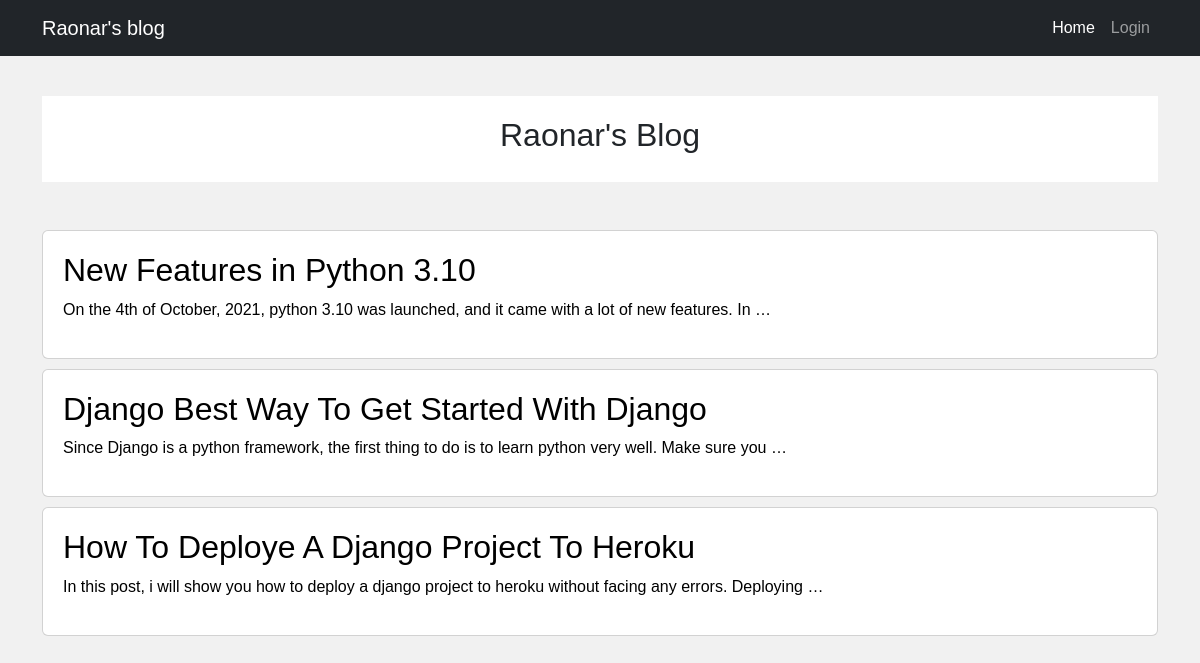
The page / on the database its author committed.
### posts/models.py (models this page shows, shortened)
class Posts(models.Model):
  title = models.CharField(max_length=100)
  body = models.CharField(max_length=1000000)

### posts/views.py (the view)
# urls.py: path("", views.index, name="index"),
def index(request):
    search_query = request.GET.get('q', '')
    posts = Posts.objects.all()
    if search_query and request.user.is_authenticated:
        posts = posts.filter(Q(title__icontains=search_query))
        if not posts:
          return render(request, "index.html", {"post_not_found": True})
    paginator = Paginator(posts, 3)
    page = request.GET.get("page")
    all_posts = paginator.get_page(page)
    return render(request, "index.html", {"posts": all_posts, "search_query": search_query})

### templates/index.html (shortened to what this page needs)
{% extends "base.html" %}
  {% block active-home-navlink %} active {% endblock active-home-navlink %}
  {% block content %}
    <div class="container">
      <div class="header" id="title">
        <h2>Raonar's Blog</h2>
      </div>
      <div class="row my-5">
        <div class="leftcolumn">
          {% for post in posts reversed %}
            <div class="card">
              <a style="text-decoration: none; color: black;" href="/post/{{post.id}}">
                <h2>{{post.title}}</h2>
                <p>{{post.body|truncatewords:20}}</p>
              </a>
            </div>
          {% endfor %}
        </div>
      </div>
    </div>
{% endblock content %}

### templates/base.html (shortened to what this page needs)
{% load static %}
<!DOCTYPE html>
<html lang="en">
<head>
  <link href="https://cdn.jsdelivr.net/npm/bootstrap@5.3.2/dist/css/bootstrap.min.css" rel="stylesheet">
</head>
<body>
  {% block navbar %}
    <nav class="navbar navbar-expand-lg navbar-dark bg-dark">
      <div class="container">
        <a class="navbar-brand" href="{% url 'index' %}">Raonar's blog</a>
        <div class="collapse navbar-collapse" id="navbarSupportedContent">
          <ul class="navbar-nav
          {% block nav-margin %}
          {% if user.is_authenticated %}
            mx-auto
          {% else %}
            ms-auto
          {% endif %}
          {% endblock nav-margin %} mb-2 mb-lg-0">
            <li class="nav-item">
              <a class="nav-link {% block active-home-navlink %} {% endblock active-home-navlink %}" aria-current="page" href="{% url 'index' %}">Home</a>
            </li>
            {% if user.is_authenticated %}
              <li class="nav-item">
                <a class="nav-link" href="{% url 'logout' %}">Logout</a>
              </li>
            {% else %}
              <li class="nav-item">
                <a class="nav-link" href="{% url 'login' %}">Login</a>
              </li>
            {% endif %}
          </ul>
        </div>
      </div>
    </nav>
  {% endblock navbar %}
  {% block content %}
  {% endblock content %}
</body>
</html>

### templates/index.html (style rules this page uses)
* { box-sizing: border-box; }
body { font-family: Arial; background: #f1f1f1; }
.header { padding: 20px; font-size: 40px; text-align: center; background: white; margin-top: 40px; }
.leftcolumn { float: left; width: 100%; }
.card { background-color: white; padding: 20px; }
.card:nth-child(2) { margin-top: 10px; }
.card:nth-child(3) { margin-top: 10px; }
.row:after { content: ""; display: table; clear: both; }

### rows shown on the page
Posts: title "New Features in Python 3.10", body "On the 4th of October, 2021, python 3.10 was launched, and it came with a lot of new features. In …"
Posts: title "Django Best Way To Get Started With Django", body "Since Django is a python framework, the first thing to do is to learn python very well. Make sure you …"
Posts: title "How To Deploye A Django Project To Heroku", body "In this post, i will show you how to deploy a django project to heroku without facing any errors. Deploying …"
